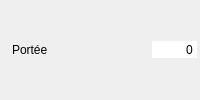
       <widget class="QWidget" name="widget_porte" native="true">
        <property name="minimumSize">
         <size>
          <width>200</width>
          <height>26</height>
         </size>
        </property>
        <layout class="QHBoxLayout" name="horizontalLayout_6">
         <property name="spacing">
          <number>2</number>
         </property>
         <property name="leftMargin">
          <number>3</number>
         </property>
         <property name="topMargin">
          <number>3</number>
         </property>
         <property name="rightMargin">
          <number>3</number>
         </property>
         <property name="bottomMargin">
          <number>3</number>
         </property>
         <item>
          <widget class="QLabel" name="label_11">
           <property name="text">
            <string/>
           </property>
           <property name="pixmap">
            <pixmap resource="../images/images.qrc">:/Aptitudes/porte.png</pixmap>
           </property>
          </widget>
         </item>
         <item>
          <widget class="QLabel" name="label_porte">
           <property name="text">
            <string>Portée</string>
           </property>
          </widget>
         </item>
         <item>
          <spacer name="horizontalSpacer_7">
           <property name="orientation">
            <enum>Qt::Horizontal</enum>
           </property>
           <property name="sizeHint" stdset="0">
            <size>
             <width>37</width>
             <height>12</height>
            </size>
           </property>
          </spacer>
         </item>
         <item>
          <widget class="QSpinBox" name="sp_porte">
           <property name="focusPolicy">
            <enum>Qt::NoFocus</enum>
           </property>
           <property name="autoFillBackground">
            <bool>true</bool>
           </property>
           <property name="frame">
            <bool>false</bool>
           </property>
           <property name="alignment">
            <set>Qt::AlignRight|Qt::AlignTrailing|Qt::AlignVCenter</set>
           </property>
           <property name="buttonSymbols">
            <enum>QAbstractSpinBox::NoButtons</enum>
           </property>
           <property name="suffix">
            <string/>
           </property>
           <property name="maximum">
            <number>9999999</number>
           </property>
           <property name="stepType">
            <enum>QAbstractSpinBox::DefaultStepType</enum>
           </property>
          </widget>
         </item>
        </layout>
       </widget>
